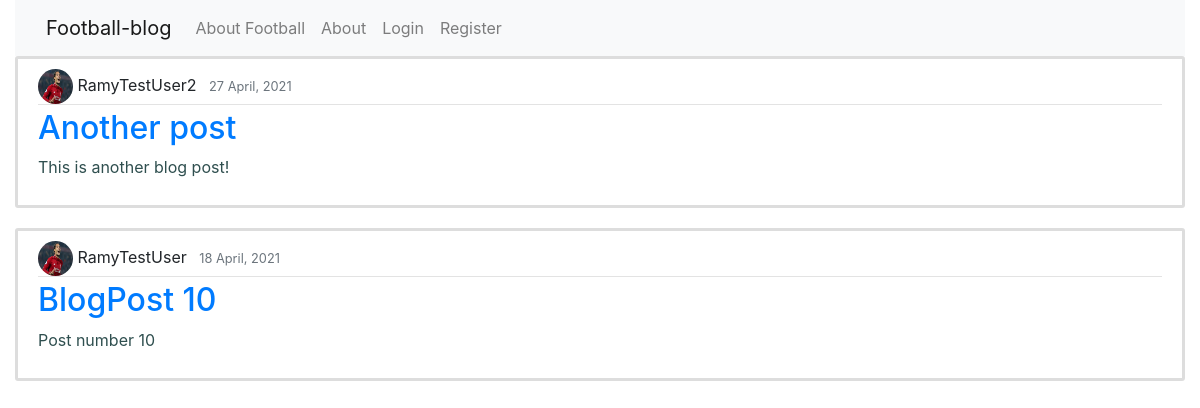
Before: / with the older database file.
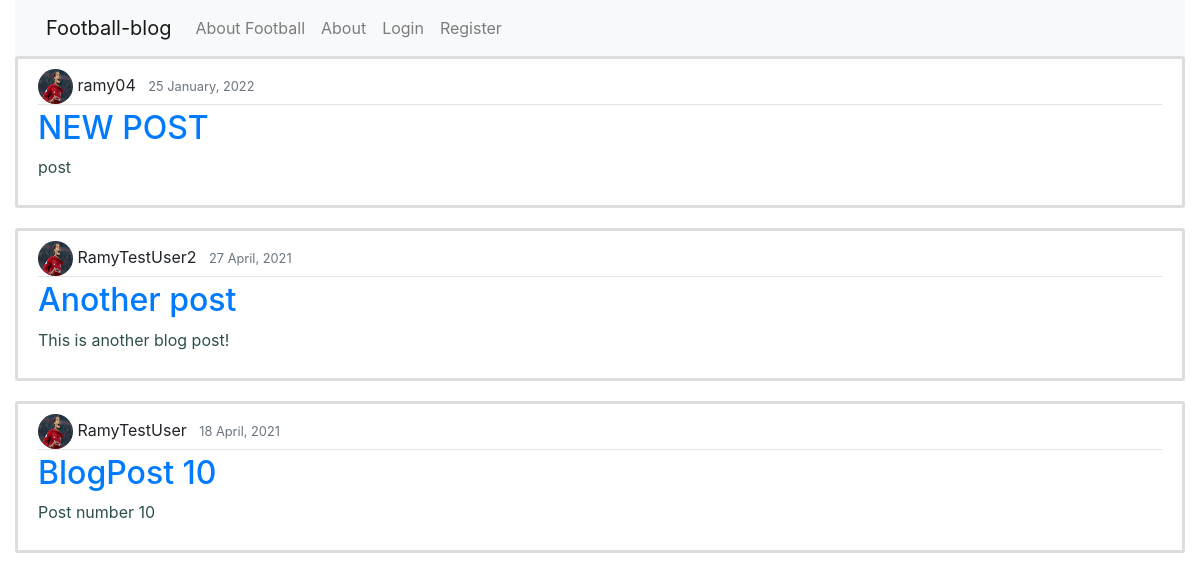
After: the same page with the newer database file.
### blog/models.py (models this page shows, shortened)
class Post(models.Model):
    Title= models.CharField(max_length=100)
    Content= models.TextField()
    Date_Posted= models.DateTimeField(default=timezone.now) #We can edit the time
    Author= models.ForeignKey(User,on_delete=models.CASCADE) #if user deleted then delete post

### users/models.py (models this page shows)
class Profile(models.Model):
    user= models.OneToOneField(User,on_delete=models.CASCADE) #Cascade: deleting user deletes profile
    image= models.ImageField(default='default.jpg', upload_to='profile_pics')

### blog/views.py (the view)
# urls.py: path('', PostListView.as_view(), name='blog-home'),
class PostListView(ListView):
    model=Post
    template_name='blog/home.html' #right url
    context_object_name = 'posts'
    ordering = ['-Date_Posted'] #newst post on top, oldest- bottom

### blog/templates/blog/home.html
{% extends "blog/base.html" %} <! -- Import from base.html -->
{% block content %}
    {% for post in posts %}
        <article class="media content-section">
          <div class="media-body">
            <div class="article-metadata">
                <img src="{{post.Author.profile.image.url}}" alt="profile pic" class="prof_pic">
                {% if user.is_authenticated and post.Author == user%}
                    <a href="/profile">{{post.Author}} </a>
                {%else%}
                     <a class="mr-2">{{ post.Author }}</a>
                {%endif%}
                <small class="text-muted">{{ post.Date_Posted| date:"d F, Y" }}</small>
            </div>
            <h2><a class="article-title" href="{%url 'post-detail' post.id%}">{{ post.Title}}</a></h2>
            <p class="article-content">{{ post.Content}}</p>
          </div>
        </article>
    {% endfor %}
{% endblock content %}

### blog/templates/blog/base.html (shortened to what this page needs)
{% load static %}
<!DOCTYPE html>
<html lang="en">
<head>
    <link rel="stylesheet" href="https://maxcdn.bootstrapcdn.com/bootstrap/4.0.0/css/bootstrap.min.css">
    <link rel="stylesheet" type="text/css" href="{%static 'blog/styles.css'%}">
</head>
<body>
    <div class="container-fluid">
        <nav class="navbar navbar-expand-lg navbar-light bg-light">
  <div class="container-fluid">
    <a class="navbar-brand" href="/">Football-blog</a>
    <div class="collapse navbar-collapse" id="navbarNav">
      <ul class="navbar-nav">
        <li class="nav-item">
          <a class="nav-link" href="/aboutFoot">About Football</a>
        </li>
        <li class="nav-item">
          <a class="nav-link" href="/about">About</a>
        </li>
        {% if user.is_authenticated %} <! -- Check if user is logged in -->
          <li class="nav-item">
                <a class="nav-link" href="/post/new">Create post</a>
          </li>
          <li class="nav-item">
                <a class="nav-link" href="/logout">Logout</a>
            </li>
            <li class="nav-item">
                <a class="nav-link" href="/profile">Profile</a>
            </li>
        {% else %}
            <li class="nav-item">
                <a class="nav-link" href="/login">Login</a>
            </li>
        {% endif %}
        <li class="nav-item">
            <a class="nav-link" href="/register">Register</a>
        </li>
      </ul>
    </div>
  </div>
</nav>
        {% block content %}{% endblock%}
    </div>
</body>
</html>

### blog/static/blog/styles.css (style rules this page uses)
.article-metadata { color:#4169E1 padding-bottom: 1px; margin-bottom: 4px; border-bottom: 1px solid #e3e3e3 }
.text-muted { color:#87CEEB }
.article-content { color:#2F4F4F }
.content-section { background: #ffffff; padding: 10px 20px; border: 3px solid #dddddd; border-radius: 3px; margin-bottom: 20px }

### blog/templates/blog/base.html (style rules this page uses)
.prof_pic { width: 35px; height: 35px; border-radius: 50%;  margin-bottom:2px; }

Changed rows visible on the page:
added Post: Author.profile.image (placeholder picture), Author "ramy04", Date_Posted "25 January, 2022", Title "NEW POST", Content "post"
